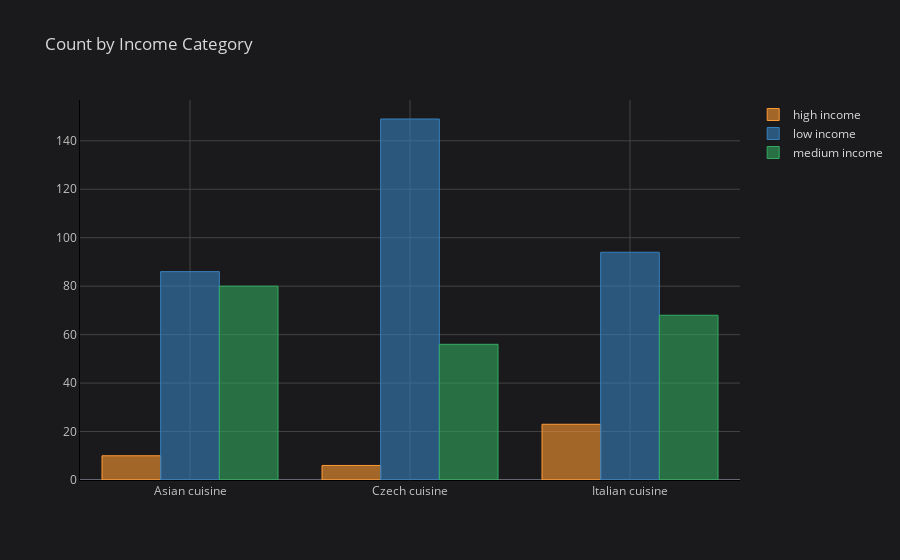

Write notebook code for a chart like this one.
### Markdown cell above
### Visual Count by Income

### Code cell
stratification_graph = demography.groupby(by=['Favourite category', 'Stratification by income']).size().unstack()
stratification_graph.iplot(kind='bar', linecolor="black", title="Count by Income Category")

### Figure 1 — Plotly figure (JSON) as saved in the notebook; plotly's stock layout.template omitted (floating-point values rounded to 4 significant figures)
{"data": [{"marker": {"color": "rgba(255, 153, 51, 0.6)", "line": {"color": "rgba(255, 153, 51, 1.0)", "width": 1}}, "name": "high income", "orientation": "v", "text": "", "x": ["Asian cuisine", "Czech cuisine", "Italian cuisine"], "y": [10, 6, 23], "type": "bar"}, {"marker": {"color": "rgba(55, 128, 191, 0.6)", "line": {"color": "rgba(55, 128, 191, 1.0)", "width": 1}}, "name": "low income", "orientation": "v", "text": "", "x": ["Asian cuisine", "Czech cuisine", "Italian cuisine"], "y": [86, 149, 94], "type": "bar"}, {"marker": {"color": "rgba(50, 171, 96, 0.6)", "line": {"color": "rgba(50, 171, 96, 1.0)", "width": 1}}, "name": "medium income", "orientation": "v", "text": "", "x": ["Asian cuisine", "Czech cuisine", "Italian cuisine"], "y": [80, 56, 68], "type": "bar"}], "layout": {"legend": {"bgcolor": "#1A1A1C", "font": {"color": "#D9D9D9"}}, "paper_bgcolor": "#1A1A1C", "plot_bgcolor": "#1A1A1C", "title": {"font": {"color": "#D9D9D9"}, "text": "Count by Income Category"}, "xaxis": {"gridcolor": "#434343", "linecolor": "black", "showgrid": true, "tickfont": {"color": "#C2C2C2"}, "title": {"font": {"color": "#D9D9D9"}, "text": ""}, "zerolinecolor": "#666570"}, "yaxis": {"gridcolor": "#434343", "linecolor": "black", "showgrid": true, "tickfont": {"color": "#C2C2C2"}, "title": {"font": {"color": "#D9D9D9"}, "text": ""}, "zerolinecolor": "#666570"}}}
